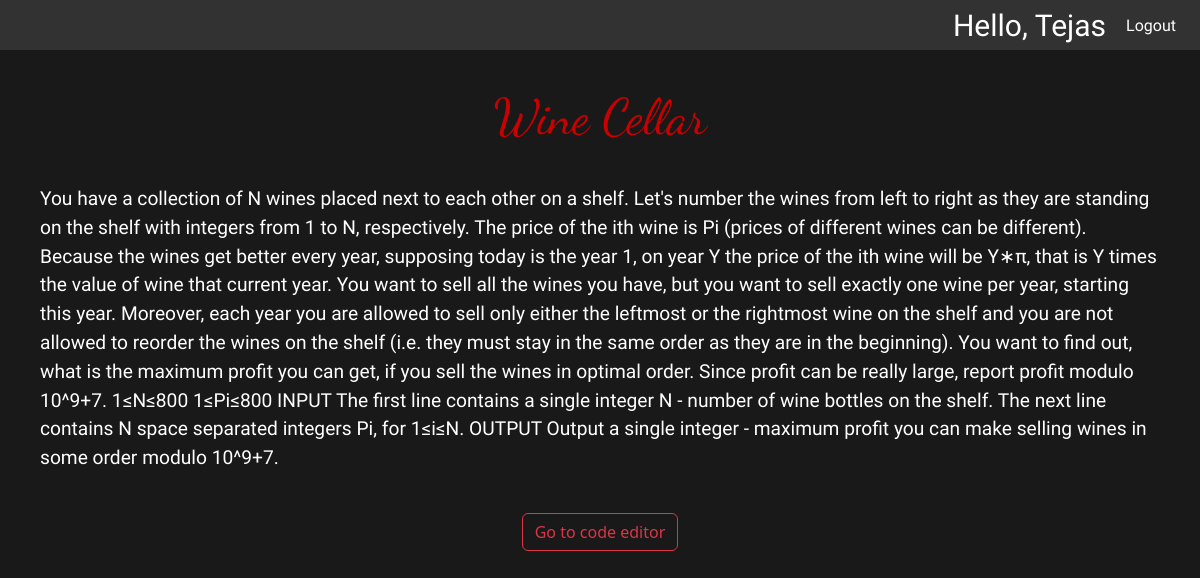
/problems/5/ (signed in), run on the app's committed database.
### OJ/models.py (models this page shows)
class Problem(models.Model):
    problemStatement = models.CharField(max_length=20000)
    problemName = models.CharField(max_length=500)
    problemDifficulty = models.CharField(max_length=100)

### OJ/views.py (the view)
# urls.py: path('problems/<int:id>/', views.problemDetails, name="Details"),
@login_required(login_url='Login')
def problemDetails(request, id):
    problem = get_object_or_404(Problem, pk=id)
    return render(request, "OJ/problemDetails.html", {'problem': problem})

### OJ/templates/OJ/problemDetails.html (shortened to what this page needs)
{% load static %}
<!DOCTYPE html>
<html lang="en">
<head>
    <link rel="stylesheet" href="{% static 'css/utilities.css' %}">
    <link rel="stylesheet" href="{% static 'css/problemDetails.css' %}">
    <link href="https://cdn.jsdelivr.net/npm/bootstrap@5.2.1/dist/css/bootstrap.min.css" rel="stylesheet">
</head>
<body class="PD-body">
    {% include './navbar.html' %}
    <div id="problem-name" class="PD-problem-name-heading font-style-dancing-script" target={{ problem.problemDifficulty }}>{{ problem.problemName }}</div>
        <div id="problem-statement" class="PD-problem-statement font-style-hind">{{ problem.problemStatement }}</div>
    <div class="PD-button-parent">
        <a role="button" type="button" id="btn" class="btn btn-outline-light" href="{% url 'Code' problem.id %}">Go to code editor</a>
    </div>
  </body>
</html>
</body>
</html>

### OJ/templates/OJ/navbar.html
{% load static %}
<link rel="stylesheet" href="{% static 'css/navbar.css' %}">
<nav class="navbar-nav">
  <div class="navbar-logo"></div>
  <ul class="navbar-ul" style="margin: 0px;">
    <li class="hello-msg">Hello, {{ request.user }}</li>
    <li><a class="navbar-logout" href="{% url 'Logout' %}">Logout</a></li>
  </ul>
</nav>

### OJ/templates/OJ/css/css/utilities.css (style rules this page uses)
.font-style-hind { font-family: 'Hind', sans-serif; }
.font-style-dancing-script { font-family: 'Dancing Script', cursive; }

### OJ/templates/OJ/css/css/problemDetails.css (style rules this page uses)
* { margin: 0; padding: 0; }
.PD-body { background-color: rgb(25, 25, 25); }
.PD-problem-name-heading-red { color: rgb(200, 0, 0); font-style: normal; text-align: center; margin: 30px 0px; font-size: 50px; }
.PD-problem-statement { color: white; margin: 0px 40px; font-size: larger; }
.PD-button-parent { display: flex; justify-content: center; margin: 40px 0px; }

### OJ/templates/OJ/css/css/navbar.css (style rules this page uses)
* { margin: 0; padding: 0; }
.navbar-nav { display: grid; grid-template-columns: 50px calc(100vw - 50px); height: 50px; width: 100vw; background-color: rgb(50, 50, 50); }
.navbar-ul { list-style: none; display: flex; align-items: center; justify-content: flex-end; }
.hello-msg { font-family: 'Ms Madi', cursive; font-size: 30px; color: #fff; margin-right: 20px; }
.navbar-logout { font-family: 'Hind', sans-serif; color: white; text-decoration: none; margin: 0 2vw 0 0; }

### data on the page
Problem: problemName "Wine Cellar", problemStatement "You have a collection of N wines placed next to each other on a shelf. Let's number the wines from left to right as they are standing on the shelf with integers from 1 to N, respectively. The price of the ith wine is Pi (prices of different wines can be different). Because the wines get better every year, supposing today is the year 1, on year Y the price of the ith wine will be Y∗π, that is Y times the value of wine that current year. You want to sell all the wines you have, but you want to sell exactly one wine per year, starting this year. Moreover, each year you are allowed to sell only either the leftmost or the rightmost wine on the shelf and you are not allowed to reorder the wines…"

### other printed values
{{ request.user }} "Tejas"
